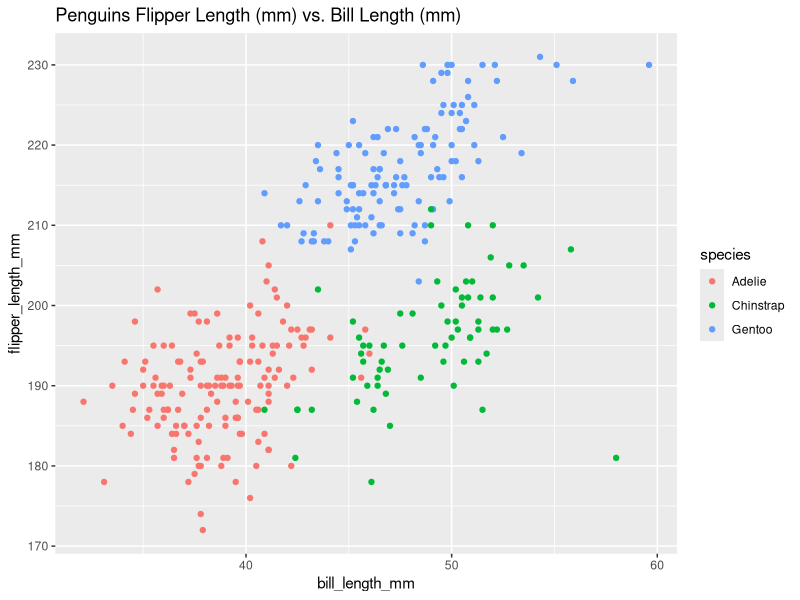
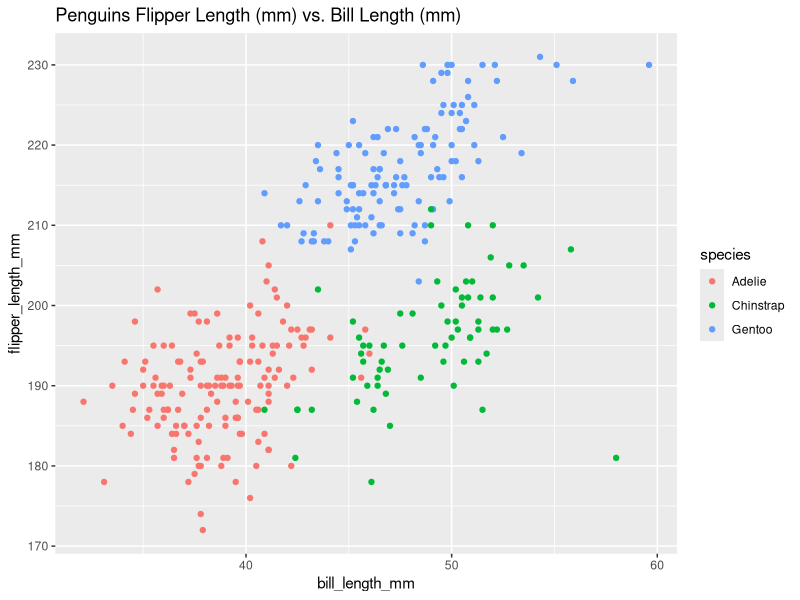

Reproduce these figures in R, in order.
## ---- chunk 1
library(tidyverse)
## ---- chunk 2
#create a data_frame
  set.seed(1234)
  data_frame = tibble (
    vec_numeric = rnorm(10),
    vec_logical = vec_numeric > 0,
    vec_character = c("a", "b", "c", "d", "e", "my", "name", "is", "wenyu", "zhang"),
    vec_factor = factor(c("Medium", "High", "Medium", "Low", "Low", "Medium", "High", "High", "Low", "Medium"))
  )

#check the data_frame
  data_frame
## ---- chunk 3
#the mean of the numeric vectors and the logical vector
  mean(pull(data_frame, vec_numeric))
  mean(pull(data_frame, vec_logical))
## ---- chunk 4
#the mean of the character vectors and the factor vector
  mean(pull(data_frame, vec_character))
  mean(pull(data_frame, vec_factor))
## ---- chunk 5
  data("penguins", package = "palmerpenguins")
  names(penguins)
  skimr::skim(penguins)
## ---- chunk 6
  nrow(penguins)
  ncol(penguins)
## ---- chunk 7
  mean(penguins$flipper_length_mm, na.rm = TRUE)
## ---- chunk 8
  ggplot(penguins, aes(x = bill_length_mm, y = flipper_length_mm, color=species, na.rm = TRUE)) + geom_point(na.rm = TRUE) + ggtitle("Penguins Flipper Length (mm) vs. Bill Length (mm)")
  ggsave(filename = "hw1_plot.png", height = 4, width = 6)
